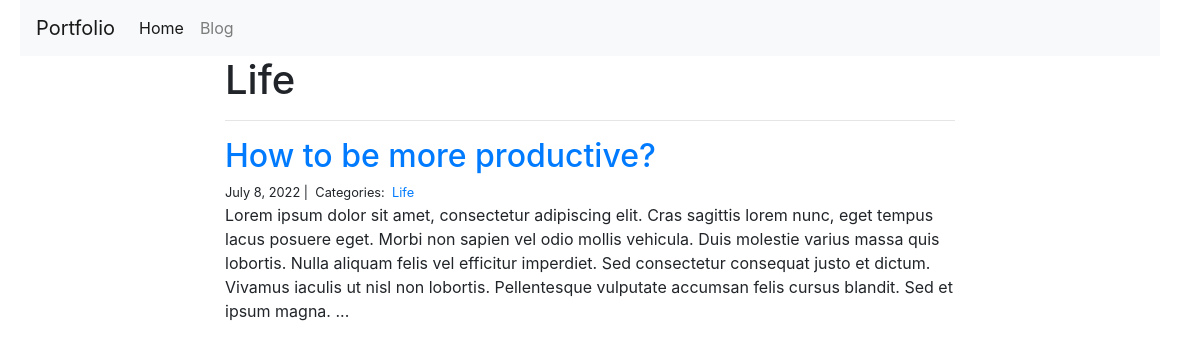
Page /blog/Life/ on the committed database.
### blog/models.py (models this page shows, shortened)
class Category(models.Model):
    name = models.CharField(max_length=20)

class Post(models.Model):
    title = models.CharField(max_length=100)
    description = models.TextField()
    created_on = models.DateTimeField(auto_now_add=True)
    last_modified = models.DateTimeField(auto_now=True)
    categories = models.ManyToManyField('Category', related_name='posts')

### blog/views.py (the view)
# urls.py: path('<category>/', views.blog_category, name='blog_category')
def blog_category(request, category):
    posts = Post.objects.filter(
        categories__name__contains = category
    ).order_by('-created_on')
    context = {'posts': posts, 'category': category}
    return render(request, 'blog_category.html', context)

### blog/templates/blog_category.html
{% extends "base.html" %}
{% block content %}
<div class="col-md-8 offset-md-2">
    <h1>{{ category | title }}</h1>
    <hr>
    {% for post in posts %}
        <h2><a href="{% url 'blog_detail' post.pk%}">{{ post.title }}</a></h2>
        <small>
            {{ post.created_on.date }} |&nbsp;
            Categories:&nbsp;
            {% for category in post.categories.all %}
            <a href="{% url 'blog_category' category.name %}">
                {{ category.name }}
            </a>&nbsp;
            {% endfor %}
        </small>
        <p>{{ post.description | slice:":400" }}...</p>
    {% endfor %}
</div>
{% endblock %}

### rows in the picture
Category: name "Life"
Post: title "How to be more productive?", created_on "July 8, 2022", description "Lorem ipsum dolor sit amet, consectetur adipiscing elit. Cras sagittis lorem nunc, eget tempus lacus posuere eget. Morbi non sapien vel odio mollis vehicula. Duis molestie varius massa quis lobortis. Nulla aliquam felis vel efficitur imperdiet. Sed consectetur consequat justo et dictum. Vivamus iaculis ut nisl non lobortis. Pellentesque vulputate accumsan felis cursus blandit. Sed et ipsum magna."
